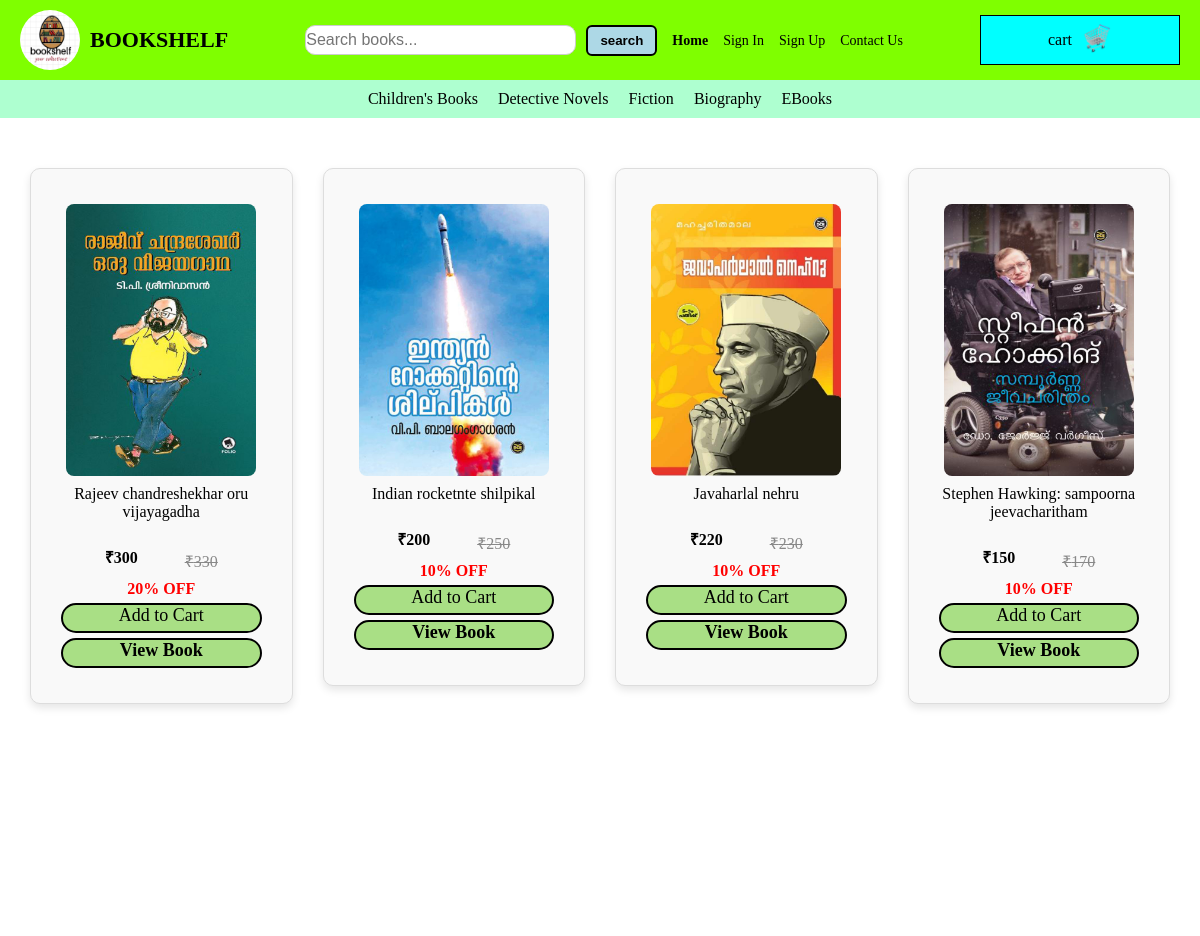
/mlmbiography (upper part), run on an earlier commit of the app's database.
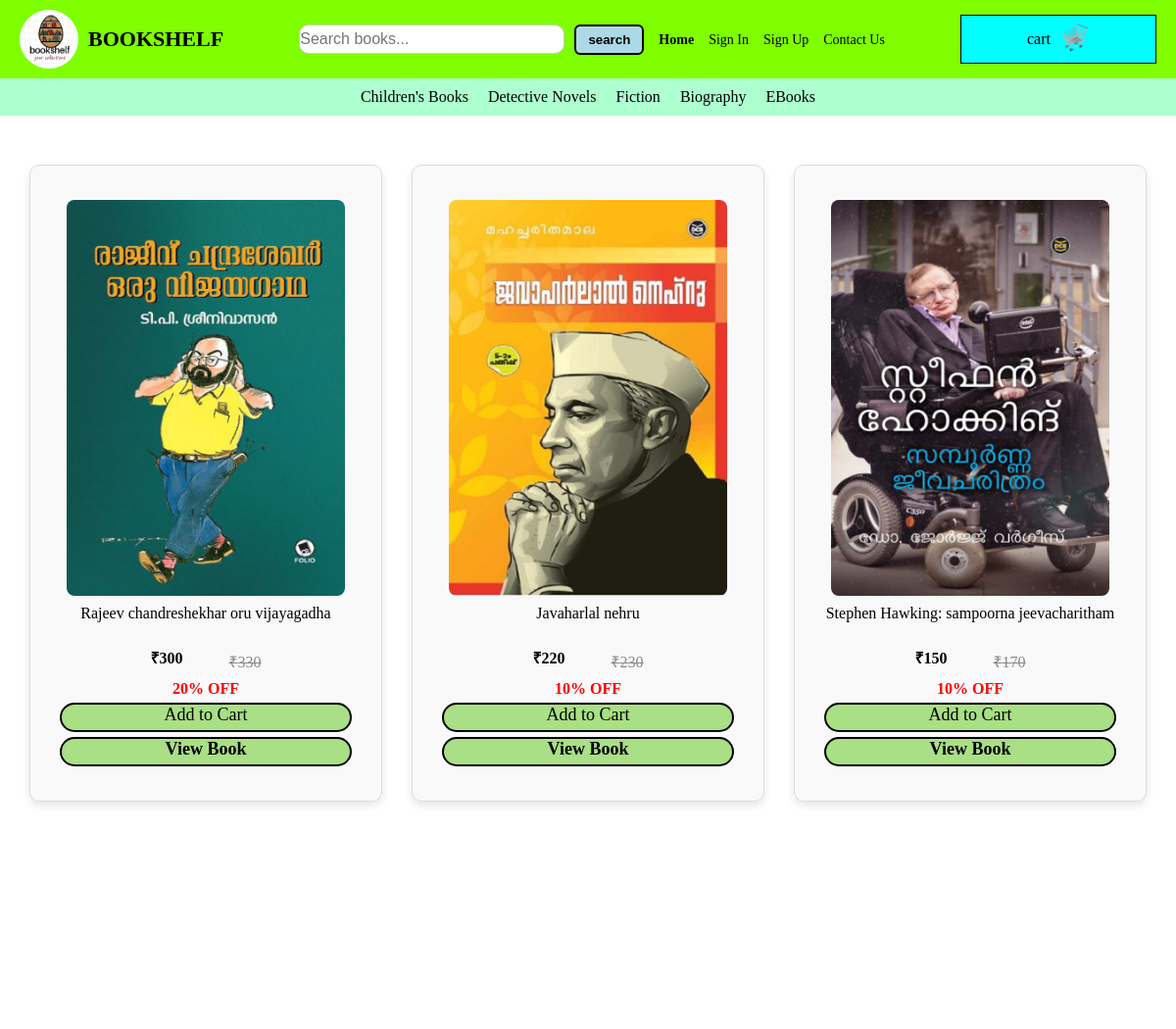
And on a later commit of the database.
### APP/models.py (models this page shows)
class Add(models.Model):
    doc=models.FileField()
    lname=models.ForeignKey(Language,on_delete=models.CASCADE)
    cname=models.ForeignKey(Category,on_delete=models.CASCADE)
    name=models.TextField()
    price=models.IntegerField()
    oldprice=models.IntegerField()
    discount=models.IntegerField()

### APP/views.py (the view)
# urls.py: path('mlmbiography',views.mlmbiography),
def mlmbiography(request):
    data=Add.objects.filter(cname__cname="Biography",lname__lname="Malayalam")
    return render(request,'mlm_biography.html',{'data':data})

### templates/mlm_biography.html (shortened to what this page needs)
<!DOCTYPE html>
<html lang="en">
<head>
    {% load static %}
    <link rel="stylesheet" href="{%static 'css/mlm_books.css' %}">
</head>
<body>
   <div class="main">
        <div class="nav">
            <div class="logo">
                <img src="{% static 'images/logo.png'%}" height="60px" width="60px" alt="" style="border-radius:70%;">
                <h3>BOOKSHELF</h3>
            </div>
        <div class="search">
        <form method="get" action="../index" style="display: flex; align-items: center;">
        <input type="text" name="q" list="recent-searches" placeholder="Search books..."  value="{{ request.GET.q|default:'' }}"   class="search-input">
        <button type="submit"  aria-label="Search" class="search-btn">search</button>
    </form>
</div>
<div class="list">
            <ul type="none">
                <li><a href="../index" class="page">Home</a></li>
                {% if user.is_authenticated %}
                <li><a href=""><img src="{% static 'images/profileicon.png' %}" ></a>
                <li><a href="../logout">Sign Out</a></li>
                <li><a href="">Contact Us</a></li>
                <li><a href="{% url 'user_order_view'%}">Orders</a></li>
                </ul>
                {% else %}
                <li><a href="../">Sign In</a></li>
                <li><a href="../register">Sign Up</a></li>
                <li><a href="">Contact Us</a></li>
                </ul>
                {% endif %}
                </div>
        <div class="cart">
            <p>cart</p>
            <a href="../cart"><img src="{% static 'images/carticon.png' %}"></a>
             </div>
                </div>
    <div class="nav2">
        <div class="list2">
                <a href="../mlmchild ">Children's Books</a>
                <a href="../mlmdetective">Detective Novels </a>
                <a href="../mlmfiction">Fiction</a>
                <a href="../mlmbiography">Biography</a>
                <a href="../mlmebook">EBooks</a>
    </div>
    </div>
        <div class="out">
        <div class="upload" >
            {% for i in data %}
            <div class="output">
                <p><a href=""><img src="{{i.doc.url}}"></a></p>
                <p>{{i.name}}</p>
                <p class="price">₹{{i.price}}</p>
                <p class="old"><del>₹{{ i.oldprice }}</del></p>
                <p class="dis">{{i.discount}}% OFF</p>
          <p class="view"><a href="../addcart/{{i.id}}" style="text-decoration:none;color:black;font-size:18px;">Add to Cart</a></p>
          <p class="view"><a href="../bookdetails/{{i.id}}" style="text-decoration:none;color:black;font-size:18px;">View Book</a></p>
            </div>
            {% endfor %}
        </div>
        </div>
        </div>
</body>
</html>

What changed in the data, as far as the page shows it:
no longer on this page (row edited): Add: doc (picture), name "Indian rocketnte shilpikal", price "200", oldprice "250", discount "10"
